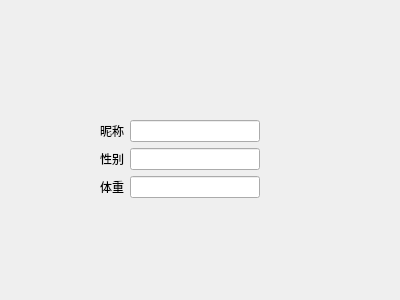
<?xml version="1.0" encoding="UTF-8"?>
<ui version="4.0">
 <class>MYDialog</class>
 <widget class="QDialog" name="MYDialog">
  <property name="geometry">
   <rect>
    <x>0</x>
    <y>0</y>
    <width>400</width>
    <height>300</height>
   </rect>
  </property>
  <property name="windowTitle">
   <string>Dialog</string>
  </property>
  <widget class="QWidget" name="formLayoutWidget">
   <property name="geometry">
    <rect>
     <x>100</x>
     <y>120</y>
     <width>160</width>
     <height>80</height>
    </rect>
   </property>
   <layout class="QFormLayout" name="formLayout">
    <item row="0" column="0">
     <widget class="QLabel" name="label">
      <property name="text">
       <string>昵称</string>
      </property>
     </widget>
    </item>
    <item row="0" column="1">
     <widget class="QLineEdit" name="lineEdit"/>
    </item>
    <item row="1" column="0">
     <widget class="QLabel" name="label_2">
      <property name="text">
       <string>性别</string>
      </property>
     </widget>
    </item>
    <item row="1" column="1">
     <widget class="QLineEdit" name="lineEdit_2"/>
    </item>
    <item row="2" column="0">
     <widget class="QLabel" name="label_3">
      <property name="text">
       <string>体重</string>
      </property>
     </widget>
    </item>
    <item row="2" column="1">
     <widget class="QLineEdit" name="lineEdit_3"/>
    </item>
   </layout>
  </widget>
 </widget>
 <resources/>
 <connections/>
</ui>
